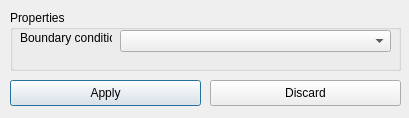
<ui version="4.0" >
 <class>boundaryPropertyDialog</class>
 <widget class="QDialog" name="boundaryPropertyDialog" >
  <property name="enabled" >
   <bool>true</bool>
  </property>
  <property name="geometry" >
   <rect>
    <x>0</x>
    <y>0</y>
    <width>409</width>
    <height>118</height>
   </rect>
  </property>
  <property name="windowTitle" >
   <string>Body</string>
  </property>
  <widget class="QPushButton" name="applyButton" >
   <property name="geometry" >
    <rect>
     <x>10</x>
     <y>80</y>
     <width>191</width>
     <height>26</height>
    </rect>
   </property>
   <property name="text" >
    <string>Apply</string>
   </property>
   <property name="icon" >
    <iconset resource="../Mesh3D.qrc" >:/icons/list-add.png</iconset>
   </property>
  </widget>
  <widget class="QPushButton" name="discardButton" >
   <property name="geometry" >
    <rect>
     <x>210</x>
     <y>80</y>
     <width>191</width>
     <height>26</height>
    </rect>
   </property>
   <property name="text" >
    <string>Discard</string>
   </property>
   <property name="icon" >
    <iconset resource="../Mesh3D.qrc" >:/icons/list-remove.png</iconset>
   </property>
  </widget>
  <widget class="QGroupBox" name="groupBox" >
   <property name="geometry" >
    <rect>
     <x>10</x>
     <y>10</y>
     <width>391</width>
     <height>61</height>
    </rect>
   </property>
   <property name="title" >
    <string>Properties</string>
   </property>
   <widget class="QLabel" name="boundaryConditionLabel" >
    <property name="geometry" >
     <rect>
      <x>10</x>
      <y>20</y>
      <width>92</width>
      <height>16</height>
     </rect>
    </property>
    <property name="text" >
     <string>Boundary condition</string>
    </property>
   </widget>
   <widget class="QComboBox" name="boundaryConditionCombo" >
    <property name="geometry" >
     <rect>
      <x>110</x>
      <y>20</y>
      <width>271</width>
      <height>22</height>
     </rect>
    </property>
   </widget>
  </widget>
 </widget>
 <resources>
  <include location="../Mesh3D.qrc" />
 </resources>
 <connections/>
</ui>
